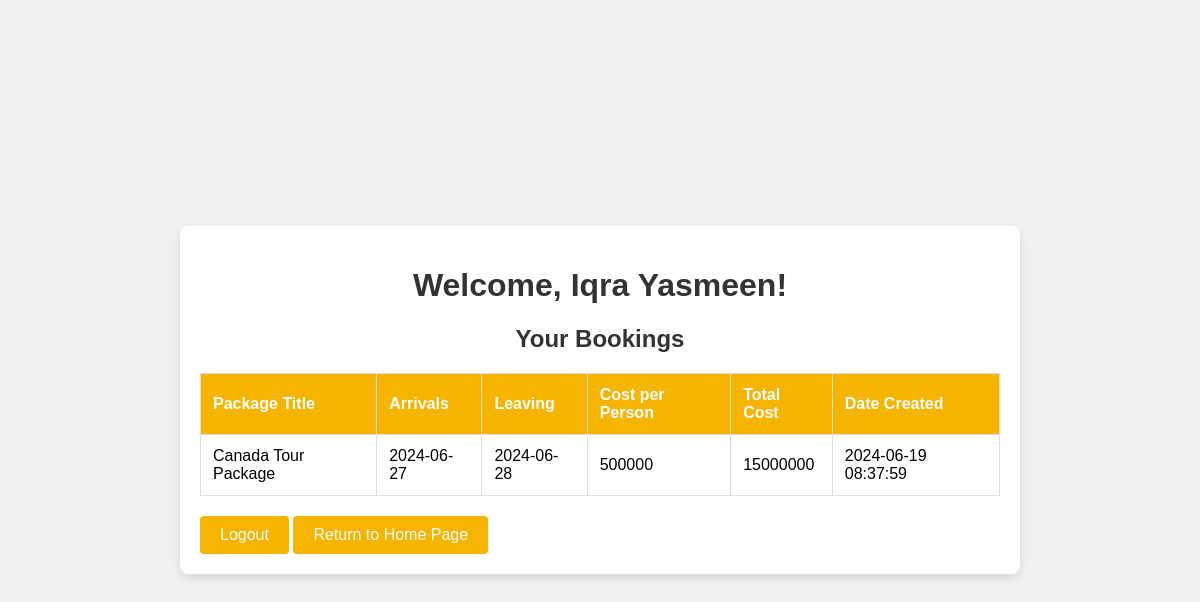
The app's page /login-reg-main/index.php (signed in) with its own data.
### tables this page shows
CREATE TABLE `user_bookings` (
  `id` int(30) NOT NULL,
  `user_id` int(30) NOT NULL,
  `package_id` int(30) NOT NULL,
  `guests` int(255) NOT NULL,
  `arrivals` date NOT NULL,
  `leaving` date NOT NULL,
  `costperson` double NOT NULL,
  `totalcost` double NOT NULL,
  `date_created` datetime NOT NULL DEFAULT current_timestamp()
);

CREATE TABLE `packages` (
  `id` int(30) NOT NULL,
  `title` text DEFAULT NULL,
  `tour_location` text DEFAULT NULL,
  `cost` double NOT NULL,
  `description` text DEFAULT NULL,
  `image_path` text DEFAULT NULL,
  `date_created` datetime NOT NULL DEFAULT current_timestamp()
);

### login-reg-main/index.php (the view, shortened to what this page needs)
<?php
$connection = mysqli_connect('localhost', 'root', '', 'book_db');
$user_id = $_SESSION['user_id'];
$query = "
    SELECT
        ub.package_id,
        p.title AS package_title,
        ub.arrivals,
        ub.leaving,
        ub.costperson,
        ub.totalcost,
        ub.date_created
    FROM
        user_bookings ub
    JOIN
        packages p
    ON
        ub.package_id = p.id
    WHERE
        ub.user_id = '$user_id'
";
$result = mysqli_query($connection, $query);
?>
<!DOCTYPE html>
<html lang="en">
<head>
</head>
<body>
<div class="container">
    <h1>Welcome, <?php echo $_SESSION['Username']; ?>!</h1>
    <h2>Your Bookings</h2>
    <table>
        <thead>
            <tr>
                <th>Package Title</th>
                <th>Arrivals</th>
                <th>Leaving</th>
                <th>Cost per Person</th>
                <th>Total Cost</th>
                <th>Date Created</th>
            </tr>
        </thead>
        <tbody>
            <?php
            if (mysqli_num_rows($result) > 0) {
                while ($row = mysqli_fetch_assoc($result)) {
                    echo "<tr>";
                    echo "<td>" . $row['package_title'] . "</td>";
                    echo "<td>" . $row['arrivals'] . "</td>";
                    echo "<td>" . $row['leaving'] . "</td>";
                    echo "<td>" . $row['costperson'] . "</td>";
                    echo "<td>" . $row['totalcost'] . "</td>";
                    echo "<td>" . $row['date_created'] . "</td>";
                    echo "</tr>";
                }
            } else {
                echo "<tr><td colspan='6'>No bookings found</td></tr>";
            }
            ?>
        </tbody>
    </table>
    <a href="logout.php" class="btn btn-warning">Logout</a>
        <a href="..\home.php" class="btn btn-warning">Return to Home Page</a>
</div>
</body>
</html>

### login-reg-main/index.php (style rules this page uses)
body { font-family: Arial, sans-serif; background-color: #f0f0f0; margin: 0; padding: 0; display: flex; justify-content: center; align-items: center; height: 100vh; flex-direction: column; }
.container { background-color: #fff; padding: 20px; box-shadow: 0 4px 8px rgba(0, 0, 0, 0.1); border-radius: 8px; width: 100%; max-width: 800px; }
h1, h2 { color: #333; text-align: center; }
table { width: 100%; border-collapse: collapse; margin-top: 20px; }
table, th, td { border: 1px solid #ddd; }
th, td { padding: 12px; text-align: left; }
th { background-color: #f4b400; color: white; }
.btn-warning { background-color: #f4b400; border: none; color: white; padding: 10px 20px; text-decoration: none; border-radius: 4px; margin-top: 20px; display: inline-block; text-align: center; }

### records on screen
user_bookings: package.title "Canada Tour Package", arrivals "2024-06-27", leaving "2024-06-28", costperson "500000", totalcost "15000000", date_created "2024-06-19 08:37:59"

### other values on screen
$_SESSION['Username'] "Iqra Yasmeen"
